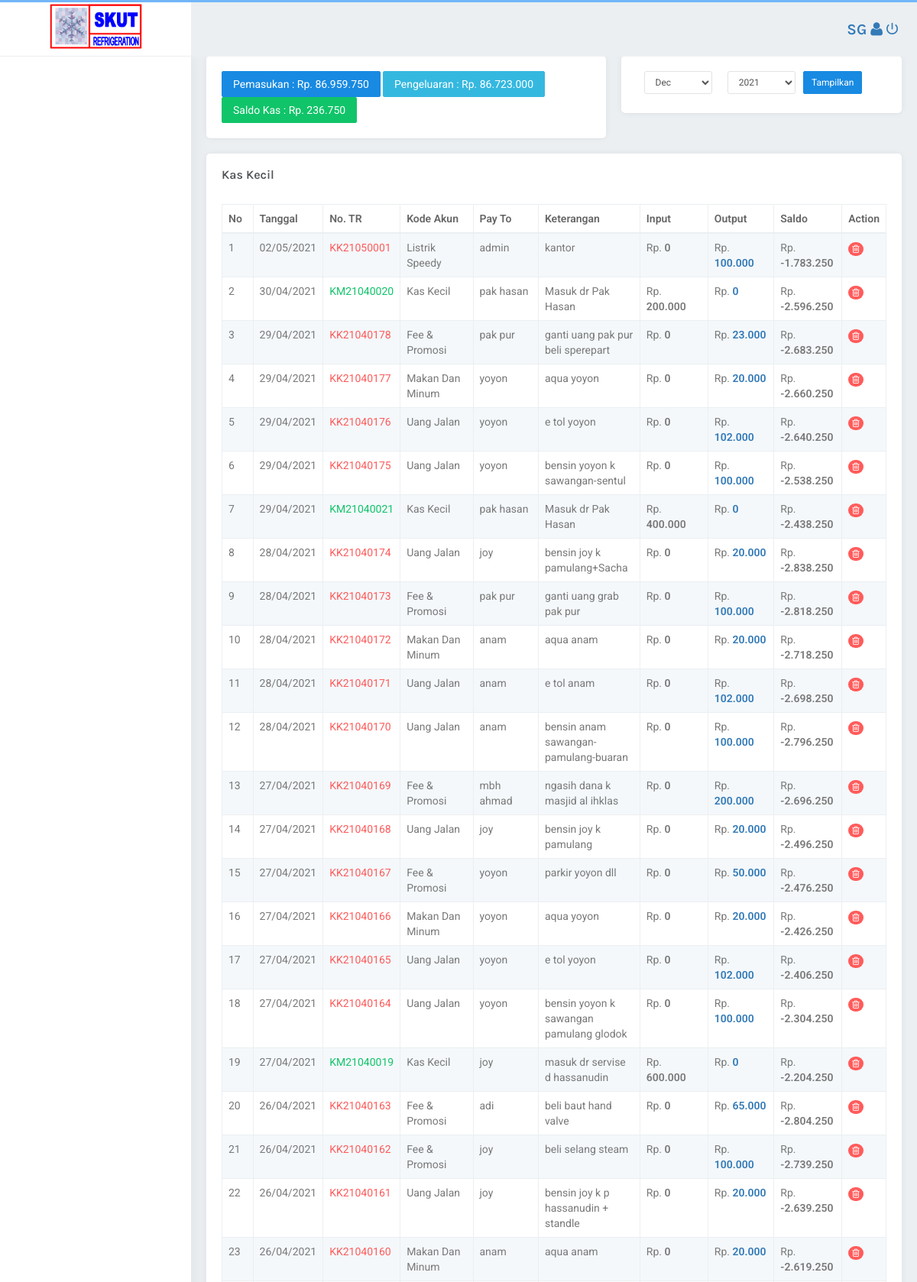
The page /administration/kaskecil.php (signed in, upper part) on the database its author committed.
### tables this page shows
CREATE TABLE `kas` (
  `id` int(11) NOT NULL,
  `tanggal` date DEFAULT NULL,
  `kodekas` varchar(50) DEFAULT NULL,
  `kodebulan` varchar(50) DEFAULT NULL,
  `kodetr` varchar(50) DEFAULT NULL,
  `payto` varchar(50) DEFAULT NULL,
  `keterangan` varchar(255) DEFAULT NULL,
  `input` int(11) DEFAULT NULL,
  `output` int(11) DEFAULT NULL,
  `saldo` int(11) DEFAULT NULL,
  `kodeakun` varchar(50) DEFAULT NULL
);

CREATE TABLE `kodeakun` (
  `id` int(11) NOT NULL,
  `kodeakun1` int(11) DEFAULT NULL,
  `ketkode1` varchar(50) DEFAULT NULL,
  `kodeakun2` int(11) DEFAULT NULL,
  `ketkode2` varchar(50) DEFAULT NULL,
  `kodeakun3` int(11) DEFAULT NULL,
  `ketkode3` varchar(50) DEFAULT NULL
);

### include/fungsi.php (called while the page is built, shortened)
<?php
$conn = mysqli_connect('localhost', 'root', '', 'skutrs_srs');
function query($query)
{
    global $conn;
    $result = mysqli_query($conn, $query);
    $rows = [];
    while ($row = mysqli_fetch_assoc($result)) {
        $rows[] = $row;
    }
    return $rows;
}

### controller/c_kaskecil.php (called while the page is built, shortened)
<?php
$jumlahi = "SELECT SUM(input) AS total_i FROM kas ";
$hasili = mysqli_query($conn, $jumlahi);
$inp = mysqli_fetch_array($hasili);
$totali = $inp['total_i'];
$jumlaho = "SELECT SUM(output) AS total_o FROM kas ";
$hasilo = mysqli_query($conn, $jumlaho);
$out = mysqli_fetch_array($hasilo);
$totalo = $out['total_o'];
$kaskecil = query("SELECT * FROM kas ORDER BY tanggal DESC, id DESC");
$jumlahsaldo = $totali - $totalo;

### include/fungsi_rupiah.php (called while the page is built, shortened)
<?php
function format_rupiah($angka){
  $rupiah=number_format($angka,0,',','.');
  return $rupiah;
}
?>

### administration/kaskecil.php (the view, shortened to what this page needs)
<?php
require '../include/fungsi.php';
require '../include/header.php';
require '../include/fungsi_rupiah.php';
require '../controller/c_kaskecil.php';
?>
<body class="fixed-left">
    <div id="wrapper">
        <?php require '../include/topbar.php';?>
        <?php require '../include/sidebar.php';?>
        <div class="content-page">
            <div class="content">
                <div class="container">
                    <div class="row">
                        <div class="col-lg-7">
                            <div class="card-box">
                                <div class="dropdown pull-centre">
                                    <button class="btn btn-primary waves-effect waves-light" data-toggle="modal"
                                        data-target="#input-close-modal">Pemasukan : Rp. <?=format_rupiah($totali)?>
                                    </button>
                                    <button class="btn btn-info waves-effect waves-light" data-toggle="modal"
                                        data-target="#output-close-modal">
                                        Pengeluaran : Rp. <?=format_rupiah($totalo)?></button>
                                    <?php if(($totali - $totalo)<0) :?>
                                    <button class="btn btn-danger waves-effect waves-light" data-toggle="modal"
                                        data-target="#output-close-modal">
                                        Saldo Kas : Rp. <?=format_rupiah($totali - $totalo)?></button>
                                    <?php else : ?>
                                    <button class="btn btn-success waves-effect waves-light" data-toggle="modal"
                                        data-target="#output-close-modal">
                                        Saldo Kas : Rp. <?=format_rupiah($jumlahsaldo)?></button>
                                    <?php endif; ?>
                                </div>
                            </div>
                        </div>
                        <div class="col-lg-5">
                            <div class="card-box">
                                <form method="post" action="">
                                    <?php require '../include/tgltahun.php';?>
                                </form>
                            </div>
                        </div>
                    </div>
                    <div class="row">
                        <div class="col-sm-12">
                            <div class="card-box table-responsive">
                                <h4 class="header-title m-t-0 m-b-30">Kas Kecil</h4>
                                <table id="datatable" class="table table-striped table-bordered">
                                    <thead>
                                        <tr>
                                            <th>No</th>
                                            <th>Tanggal</th>
                                            <th>No. TR</th>
                                            <th>Kode Akun</th>
                                            <th>Pay To</th>
                                            <th>Keterangan</th>
                                            <th>Input</th>
                                            <th>Output</th>
                                            <th>Saldo</th>
                                            <th>Action</th>
                                        </tr>
                                    </thead>
                                    <tbody>
                                        <?php $i = 1;?>
                                        <?php foreach ($kaskecil as $row): ?>
                                        <tr>
                                            <td width="2%" ;><?=$i?></td>
                                            <td width="5%">
                                                <?php
$t = $row['tanggal'];
$ta = substr($t, 8, 2);
$bu = "/" . substr($t, 5, 2) . "/";
$tah = substr($t, 0, 4);
echo $ta . $bu . $tah;
?>
                                            </td>
                                            <?php if ($row["kodekas"] === "KK"): ?>
                                            <td width="5%" class="text-danger">
                                                <?=$row["kodekas"] . $row["kodebulan"] . $row["kodetr"]?>
                                            </td>
                                            <?php else: ?>
                                            <td width="5%" class="text-success">
                                                <?=$row["kodekas"] . $row["kodebulan"] . $row["kodetr"]?>
                                            </td>
                                            <?php endif;?>
                                            <td width="10%">
                                                <?php
$kodeakun = $row["kodeakun"];
$ka = "SELECT * FROM kodeakun WHERE kodeakun3 ='$kodeakun'";
$hasilka = mysqli_query($conn, $ka);
$tampil = mysqli_fetch_array($hasilka);
$tampilkode = $tampil['ketkode3'];
echo ucwords($tampilkode);
?>
                                            </td>
                                            <td width="10%" ;><?=$row["payto"]?></td>
                                            <td><?=$row["keterangan"]?></td>
                                            <td width="10%">Rp. <?="<b>" . format_rupiah($row["input"]) . " </b>"?></td>
                                            <td width="10%">Rp. <a
                                                    href="detailbon.php?id=<?=$row["id"]?>"><?="<b>" . format_rupiah($row["output"]) . " </b>"?></a>
                                            </td>
                                            <td width="10%">Rp. <?="<b>" . format_rupiah($row["saldo"]) . " </b>"?></td>
                                            <td>
                                                <a class="on-default remove-row badge badge-danger tombol-deletekas"><i
                                                        class="fa fa-trash-o"></i></a>
                                            </td>
                                        </tr>
                                        <?php $i++;?>
                                        <?php endforeach;?>
                                    </tbody>
                                </table>
                            </div>
                        </div>
                    </div>
                </div>
            </div>
        </div>
    </div>
</body>
</html>

### include/topbar.php (shortened to what this page needs)
<div class="topbar">
    <div class="topbar-left">
        <img src="../assets/images/logoskut.png" width="50%">
    </div>
    <div class="navbar navbar-default" role="navigation">
        <div class="container">
            <ul class="nav navbar-nav navbar-right">
                <li>
                    <div class="page-title">
                        <ul class="list-inline m-b-0">
                            <li>
                                <h5 class="page-title"><a href=""><?= strtoupper($username); ?> </a> </h5>
                            </li>
                        </ul>
                    </div>
                </li>
                <li>
                    <div class="page-title">
                        <ul class="list-inline m-b-0">
                            <li>
                                <a href=""><i class="fa fa-user"></i></a>
                            </li>
                        </ul>
                    </div>
                </li>
                <li>
                    <div class="page-title">
                        <ul class="list-inline m-b-0">
                            <li>
                                <a href="../utem"><i class="zmdi zmdi-power"></i></a>
                            </li>
                        </ul>
                    </div>
                </li>
            </ul>
        </div>
    </div>
</div>

### assets/css/core.css (style rules this page uses)
body { background: #ebeff2; font-family: 'Roboto', sans-serif; margin: 0; padding-bottom: 60px; overflow-x: hidden; color: #797979; }
html { position: relative; min-height: 100%; background: #ebeff2; }
h1, h2, h3, h4, h5, h6 { color: #505458; font-family: 'Karla', sans-serif; margin: 10px 0; }
h4 { line-height: 22px; }
h5 { font-size: 15px; }
* { outline: none !important; }
b { font-weight: 600; }
.container { width: auto; }
#wrapper { height: 100%; overflow: hidden; width: 100%; }
.page-title { font-size: 20px; font-weight: 600; margin-bottom: 0px; margin-top: 0px; line-height: 70px; }
.header-title { font-size: 16px; font-weight: 600; line-height: 16px; margin-bottom: 8px; }
.m-t-0 { margin-top: 0px !important; }
.m-b-0 { margin-bottom: 0px !important; }
.m-b-30 { margin-bottom: 30px !important; }
.card-box { padding: 20px; box-shadow: 0 0px 8px 0 rgba(0, 0, 0, 0.06), 0 1px 0px 0 rgba(0, 0, 0, 0.02); -webkit-border-radius: 5px; border-radius: 5px; -moz-border-radius: 5px; background-clip: padding-box; margin-bottom: 20px; background-color: #ffffff; }
.row { margin-right: -10px; margin-left: -10px; }
.col-lg-1, .col-lg-10, .col-lg-11, .col-lg-12, .col-lg-2, .col-lg-3, .col-lg-4, .col-lg-5, .col-lg-6, .col-lg-7, .col-lg-8, .col-lg-9, .col-md-1, .col-md-10, .col-md-11, .col-md-12, .col-md-2, .col-md-3, .col-md-4, .col-md-5, .col-md-6, .col-md-7, .col-md-8, .col-md-9, .col-sm-1, .col-sm-10, .col-sm-11, .col-sm-12, .col-sm-2, .col-sm-3, .col-sm-4, .col-sm-5, .col-sm-6, .col-sm-7, .col-sm-8, .col-sm-9, .col-xs-1, .col-xs-10, .col-xs-11, .col-xs-12, .col-xs-2, .col-xs-3, .col-xs-4, .col-xs-5, .col-xs-6, .col-xs-7, .col-xs-8, .col-xs-9 { padding-left: 10px; padding-right: 10px; }
.text-danger { color: #ff5b5b !important; }
.text-success { color: #10c469 !important; }
.badge { text-transform: uppercase; font-weight: 500; padding: 3px 5px; font-size: 12px; margin-top: 1px; background-color: #71b6f9; }
.badge-danger { background-color: #ff5b5b; }
.waves-effect { position: relative; cursor: pointer; display: inline-block; overflow: hidden; -webkit-user-select: none; -moz-user-select: none; -ms-user-select: none; user-select: none; -webkit-tap-highlight-color: transparent; vertical-align: middle; z-index: 1; will-change: opacity, transform; -webkit-transition: all 0.3s ease-out; -moz-transition: all 0.3s ease-out; -o-transition: all 0.3s ease-out; -ms-transition: all 0.3s ease-out; transition: all 0.3s ease-out; }

### assets/css/components.css (style rules this page uses)
.btn { border-radius: 2px; padding: 6px 14px; }
.btn-custom, .btn-primary, .btn-success, .btn-info, .btn-warning, .btn-danger, .btn-inverse, .btn-purple, .btn-pink { color: #ffffff !important; }
.btn-primary { background-color: #188ae2 !important; border: 1px solid #188ae2 !important; }
.btn-success { background-color: #10c469 !important; border: 1px solid #10c469 !important; }
.btn-info { background-color: #35b8e0 !important; border: 1px solid #35b8e0 !important; }
.table { margin-bottom: 10px; }
.table-striped > tbody > tr:nth-of-type(odd), .table-hover > tbody > tr:hover, .table > thead > tr > td.active, .table > tbody > tr > td.active, .table > tfoot > tr > td.active, .table > thead > tr > th.active, .table > tbody > tr > th.active, .table > tfoot > tr > th.active, .table > thead > tr.active > td, .table > tbody > tr.active > td, .table > tfoot > tr.active > td, .table > thead > tr.active > th, .table > tbody > tr.active > th, .table > tfoot > tr.active > th { background-color: #f4f8fb !important; }
.table > thead > tr > th, .table > tbody > tr > th, .table > tfoot > tr > th, .table > thead > tr > td, .table > tbody > tr > td, .table > tfoot > tr > td, .table > thead > tr > th, .table-bordered { border-top: 1px solid #ebeff2; }
.table-bordered > thead > tr > th, .table-bordered > tbody > tr > th, .table-bordered > tfoot > tr > th, .table-bordered > thead > tr > td, .table-bordered > tbody > tr > td, .table-bordered > tfoot > tr > td { border: 1px solid #ebeff2; }
.table > thead > tr > th { vertical-align: bottom; border-bottom: 2px solid #ebeff2; }
tbody { color: #797979; }
th { color: #666666; font-weight: 600; }
.table-bordered { border: 1px solid #ebeff2; }
#datatable td { font-weight: normal; }

### rows shown on the page
kas: tanggal "02", tanggal "/05/", tanggal "2021", kodekas "KK", kodebulan "2105", kodetr "0001", kodeakun.ketkode3 "Listrik Speedy", payto "admin", keterangan "kantor", input "0", output "100.000", saldo "-1.783.250"
kas: tanggal "30", tanggal "/04/", tanggal "2021", kodekas "KM", kodebulan "2104", kodetr "0020", kodeakun.ketkode3 "Kas Kecil", payto "pak hasan", keterangan "Masuk dr Pak Hasan", input "200.000", output "0", saldo "-2.596.250"
kas: tanggal "29", tanggal "/04/", tanggal "2021", kodekas "KK", kodebulan "2104", kodetr "0178", kodeakun.ketkode3 "Fee & Promosi", payto "pak pur", keterangan "ganti uang pak pur beli sperepart", input "0", output "23.000", saldo "-2.683.250"
kas: tanggal "29", tanggal "/04/", tanggal "2021", kodekas "KK", kodebulan "2104", kodetr "0177", kodeakun.ketkode3 "Makan Dan Minum", payto "yoyon", keterangan "aqua yoyon", input "0", output "20.000", saldo "-2.660.250"
kas: tanggal "29", tanggal "/04/", tanggal "2021", kodekas "KK", kodebulan "2104", kodetr "0176", kodeakun.ketkode3 "Uang Jalan", payto "yoyon", keterangan "e tol yoyon", input "0", output "102.000", saldo "-2.640.250"
kas: tanggal "29", tanggal "/04/", tanggal "2021", kodekas "KK", kodebulan "2104", kodetr "0175", kodeakun.ketkode3 "Uang Jalan", payto "yoyon", keterangan "bensin yoyon k sawangan-sentul", input "0", output "100.000", saldo "-2.538.250"
kas: tanggal "29", tanggal "/04/", tanggal "2021", kodekas "KM", kodebulan "2104", kodetr "0021", kodeakun.ketkode3 "Kas Kecil", payto "pak hasan", keterangan "Masuk dr Pak Hasan", input "400.000", output "0", saldo "-2.438.250"
kas: tanggal "28", tanggal "/04/", tanggal "2021", kodekas "KK", kodebulan "2104", kodetr "0174", kodeakun.ketkode3 "Uang Jalan", payto "joy", keterangan "bensin joy k pamulang+Sacha", input "0", output "20.000", saldo "-2.838.250"
kas: tanggal "28", tanggal "/04/", tanggal "2021", kodekas "KK", kodebulan "2104", kodetr "0173", kodeakun.ketkode3 "Fee & Promosi", payto "pak pur", keterangan "ganti uang grab pak pur", input "0", output "100.000", saldo "-2.818.250"
kas: tanggal "28", tanggal "/04/", tanggal "2021", kodekas "KK", kodebulan "2104", kodetr "0172", kodeakun.ketkode3 "Makan Dan Minum", payto "anam", keterangan "aqua anam", input "0", output "20.000", saldo "-2.718.250"
kas: tanggal "28", tanggal "/04/", tanggal "2021", kodekas "KK", kodebulan "2104", kodetr "0171", kodeakun.ketkode3 "Uang Jalan", payto "anam", keterangan "e tol anam", input "0", output "102.000", saldo "-2.698.250"
kas: tanggal "28", tanggal "/04/", tanggal "2021", kodekas "KK", kodebulan "2104", kodetr "0170", kodeakun.ketkode3 "Uang Jalan", payto "anam", keterangan "bensin anam sawangan-pamulang-buaran", input "0", output "100.000", saldo "-2.796.250"
kas: tanggal "27", tanggal "/04/", tanggal "2021", kodekas "KK", kodebulan "2104", kodetr "0169", kodeakun.ketkode3 "Fee & Promosi", payto "mbh ahmad", keterangan "ngasih dana k masjid al ihklas", input "0", output "200.000", saldo "-2.696.250"
kas: tanggal "27", tanggal "/04/", tanggal "2021", kodekas "KK", kodebulan "2104", kodetr "0168", kodeakun.ketkode3 "Uang Jalan", payto "joy", keterangan "bensin joy k pamulang", input "0", output "20.000", saldo "-2.496.250"
kas: tanggal "27", tanggal "/04/", tanggal "2021", kodekas "KK", kodebulan "2104", kodetr "0167", kodeakun.ketkode3 "Fee & Promosi", payto "yoyon", keterangan "parkir yoyon dll", input "0", output "50.000", saldo "-2.476.250"
kas: tanggal "27", tanggal "/04/", tanggal "2021", kodekas "KK", kodebulan "2104", kodetr "0166", kodeakun.ketkode3 "Makan Dan Minum", payto "yoyon", keterangan "aqua yoyon", input "0", output "20.000", saldo "-2.426.250"
kas: tanggal "27", tanggal "/04/", tanggal "2021", kodekas "KK", kodebulan "2104", kodetr "0165", kodeakun.ketkode3 "Uang Jalan", payto "yoyon", keterangan "e tol yoyon", input "0", output "102.000", saldo "-2.406.250"
kas: tanggal "27", tanggal "/04/", tanggal "2021", kodekas "KK", kodebulan "2104", kodetr "0164", kodeakun.ketkode3 "Uang Jalan", payto "yoyon", keterangan "bensin yoyon k sawangan pamulang glodok", input "0", output "100.000", saldo "-2.304.250"
kas: tanggal "27", tanggal "/04/", tanggal "2021", kodekas "KM", kodebulan "2104", kodetr "0019", kodeakun.ketkode3 "Kas Kecil", payto "joy", keterangan "masuk dr servise d hassanudin", input "600.000", output "0", saldo "-2.204.250"
kas: tanggal "26", tanggal "/04/", tanggal "2021", kodekas "KK", kodebulan "2104", kodetr "0163", kodeakun.ketkode3 "Fee & Promosi", payto "adi", keterangan "beli baut hand valve", input "0", output "65.000", saldo "-2.804.250"
kas: tanggal "26", tanggal "/04/", tanggal "2021", kodekas "KK", kodebulan "2104", kodetr "0162", kodeakun.ketkode3 "Fee & Promosi", payto "joy", keterangan "beli selang steam", input "0", output "100.000", saldo "-2.739.250"
kas: tanggal "26", tanggal "/04/", tanggal "2021", kodekas "KK", kodebulan "2104", kodetr "0161", kodeakun.ketkode3 "Uang Jalan", payto "joy", keterangan "bensin joy k p hassanudin + standle", input "0", output "20.000", saldo "-2.639.250"
kas: tanggal "26", tanggal "/04/", tanggal "2021", kodekas "KK", kodebulan "2104", kodetr "0160", kodeakun.ketkode3 "Makan Dan Minum", payto "anam", keterangan "aqua anam", input "0", output "20.000", saldo "-2.619.250"

### other values the page prints
$username "SG"
format_rupiah($totali) "86.959.750"
format_rupiah($totalo) "86.723.000"
format_rupiah($jumlahsaldo) "236.750"
form field bulan "Dec"
form field tahun "2021"
